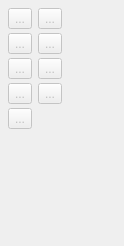
             <widget class="QWidget" name="arcs_Page">
              <property name="geometry">
               <rect>
                <x>0</x>
                <y>0</y>
                <width>124</width>
                <height>246</height>
               </rect>
              </property>
              <property name="sizePolicy">
               <sizepolicy hsizetype="Preferred" vsizetype="Maximum">
                <horstretch>0</horstretch>
                <verstretch>0</verstretch>
               </sizepolicy>
              </property>
              <property name="toolTip">
               <string>Tools for creating arcs.</string>
              </property>
              <attribute name="icon">
               <iconset resource="share/resources/toolicon.qrc">
                <normaloff>:/toolicon/32x32/arcs_toolbox.png</normaloff>:/toolicon/32x32/arcs_toolbox.png</iconset>
              </attribute>
              <attribute name="label">
               <string>Arc</string>
              </attribute>
              <attribute name="toolTip">
               <string>Arc</string>
              </attribute>
              <layout class="QFormLayout" name="formLayout_11">
               <property name="verticalSpacing">
                <number>4</number>
               </property>
               <property name="leftMargin">
                <number>8</number>
               </property>
               <property name="topMargin">
                <number>8</number>
               </property>
               <property name="rightMargin">
                <number>8</number>
               </property>
               <property name="bottomMargin">
                <number>8</number>
               </property>
               <item row="1" column="0">
                <widget class="QToolButton" name="arc_ToolButton">
                 <property name="enabled">
                  <bool>false</bool>
                 </property>
                 <property name="toolTip">
                  <string>Arc - Radius and Angles (Alt+A)</string>
                 </property>
                 <property name="text">
                  <string notr="true">...</string>
                 </property>
                 <property name="icon">
                  <iconset resource="share/resources/toolicon.qrc">
                   <normaloff>:/toolicon/32x32/arc.png</normaloff>:/toolicon/32x32/arc.png</iconset>
                 </property>
                 <property name="iconSize">
                  <size>
                   <width>32</width>
                   <height>32</height>
                  </size>
                 </property>
                 <property name="checkable">
                  <bool>true</bool>
                 </property>
                </widget>
               </item>
               <item row="1" column="1">
                <widget class="QToolButton" name="pointAlongArc_ToolButton">
                 <property name="enabled">
                  <bool>false</bool>
                 </property>
                 <property name="toolTip">
                  <string>Point - On Arc (O, A)</string>
                 </property>
                 <property name="text">
                  <string notr="true">...</string>
                 </property>
                 <property name="icon">
                  <iconset resource="share/resources/toolicon.qrc">
                   <normaloff>:/toolicon/32x32/arc_cut.png</normaloff>:/toolicon/32x32/arc_cut.png</iconset>
                 </property>
                 <property name="iconSize">
                  <size>
                   <width>32</width>
                   <height>32</height>
                  </size>
                 </property>
                 <property name="checkable">
                  <bool>true</bool>
                 </property>
                </widget>
               </item>
               <item row="2" column="0">
                <widget class="QToolButton" name="arcIntersectAxis_ToolButton">
                 <property name="enabled">
                  <bool>false</bool>
                 </property>
                 <property name="toolTip">
                  <string>Point - Intersect Arc and Axis (A, X)</string>
                 </property>
                 <property name="text">
                  <string notr="true">...</string>
                 </property>
                 <property name="icon">
                  <iconset resource="share/resources/toolicon.qrc">
                   <normaloff>:/toolicon/32x32/arc_intersect_axis.png</normaloff>:/toolicon/32x32/arc_intersect_axis.png</iconset>
                 </property>
                 <property name="iconSize">
                  <size>
                   <width>32</width>
                   <height>32</height>
                  </size>
                 </property>
                 <property name="checkable">
                  <bool>true</bool>
                 </property>
                </widget>
               </item>
               <item row="2" column="1">
                <widget class="QToolButton" name="pointOfIntersectionArcs_ToolButton">
                 <property name="enabled">
                  <bool>false</bool>
                 </property>
                 <property name="toolTip">
                  <string>Point - Intersect Arcs (I, A)</string>
                 </property>
                 <property name="text">
                  <string notr="true">...</string>
                 </property>
                 <property name="icon">
                  <iconset resource="share/resources/toolicon.qrc">
                   <normaloff>:/toolicon/32x32/point_of_intersection_arcs.png</normaloff>:/toolicon/32x32/point_of_intersection_arcs.png</iconset>
                 </property>
                 <property name="iconSize">
                  <size>
                   <width>32</width>
                   <height>32</height>
                  </size>
                 </property>
                 <property name="checkable">
                  <bool>true</bool>
                 </property>
                </widget>
               </item>
               <item row="3" column="0">
                <widget class="QToolButton" name="pointOfIntersectionCircles_ToolButton">
                 <property name="enabled">
                  <bool>false</bool>
                 </property>
                 <property name="toolTip">
                  <string>Point - Intersect Circles (Shift+I, Shift+C)</string>
                 </property>
                 <property name="text">
                  <string notr="true">...</string>
                 </property>
                 <property name="icon">
                  <iconset resource="share/resources/toolicon.qrc">
                   <normaloff>:/toolicon/32x32/point_of_intersection_circles.png</normaloff>:/toolicon/32x32/point_of_intersection_circles.png</iconset>
                 </property>
                 <property name="iconSize">
                  <size>
                   <width>32</width>
                   <height>32</height>
                  </size>
                 </property>
                 <property name="checkable">
                  <bool>true</bool>
                 </property>
                </widget>
               </item>
               <item row="3" column="1">
                <widget class="QToolButton" name="pointFromCircleAndTangent_ToolButton">
                 <property name="enabled">
                  <bool>false</bool>
                 </property>
                 <property name="toolTip">
                  <string>Point - Intersect Circle and Tangent (C, T)</string>
                 </property>
                 <property name="text">
                  <string notr="true">...</string>
                 </property>
                 <property name="icon">
                  <iconset resource="share/resources/toolicon.qrc">
                   <normaloff>:/toolicon/32x32/point_from_circle_and_tangent.png</normaloff>:/toolicon/32x32/point_from_circle_and_tangent.png</iconset>
                 </property>
                 <property name="iconSize">
                  <size>
                   <width>32</width>
                   <height>32</height>
                  </size>
                 </property>
                 <property name="checkable">
                  <bool>true</bool>
                 </property>
                </widget>
               </item>
               <item row="4" column="0">
                <widget class="QToolButton" name="pointFromArcAndTangent_ToolButton">
                 <property name="enabled">
                  <bool>false</bool>
                 </property>
                 <property name="toolTip">
                  <string>Point - Intersect Arc and Tangent (A, T)</string>
                 </property>
                 <property name="text">
                  <string notr="true">...</string>
                 </property>
                 <property name="icon">
                  <iconset resource="share/resources/toolicon.qrc">
                   <normaloff>:/toolicon/32x32/point_from_arc_and_tangent.png</normaloff>:/toolicon/32x32/point_from_arc_and_tangent.png</iconset>
                 </property>
                 <property name="iconSize">
                  <size>
                   <width>32</width>
                   <height>32</height>
                  </size>
                 </property>
                 <property name="checkable">
                  <bool>true</bool>
                 </property>
                </widget>
               </item>
               <item row="4" column="1">
                <widget class="QToolButton" name="arcWithLength_ToolButton">
                 <property name="enabled">
                  <bool>false</bool>
                 </property>
                 <property name="toolTip">
                  <string>Arc - Radius and Length (Alt+Shift+A)</string>
                 </property>
                 <property name="text">
                  <string notr="true">...</string>
                 </property>
                 <property name="icon">
                  <iconset resource="share/resources/toolicon.qrc">
                   <normaloff>:/toolicon/32x32/arc_with_length.png</normaloff>:/toolicon/32x32/arc_with_length.png</iconset>
                 </property>
                 <property name="iconSize">
                  <size>
                   <width>32</width>
                   <height>32</height>
                  </size>
                 </property>
                 <property name="checkable">
                  <bool>true</bool>
                 </property>
                </widget>
               </item>
               <item row="5" column="0">
                <widget class="QToolButton" name="ellipticalArc_ToolButton">
                 <property name="enabled">
                  <bool>false</bool>
                 </property>
                 <property name="toolTip">
                  <string>Arc - Elliptical (Alt+E)</string>
                 </property>
                 <property name="text">
                  <string notr="true">...</string>
                 </property>
                 <property name="icon">
                  <iconset resource="share/resources/toolicon.qrc">
                   <normaloff>:/toolicon/32x32/el_arc.png</normaloff>:/toolicon/32x32/el_arc.png</iconset>
                 </property>
                 <property name="iconSize">
                  <size>
                   <width>32</width>
                   <height>32</height>
                  </size>
                 </property>
                 <property name="checkable">
                  <bool>true</bool>
                 </property>
                </widget>
               </item>
              </layout>
             </widget>
